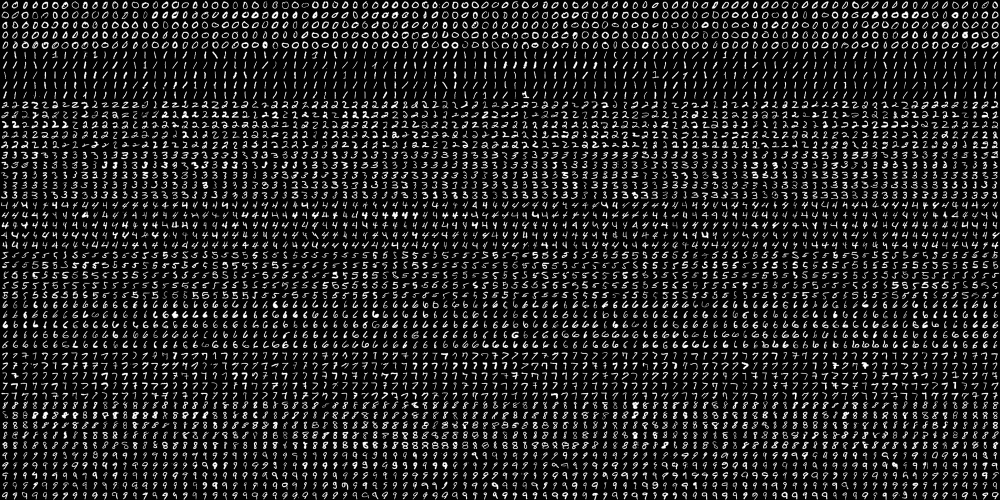
#> input picture digitsOCR/digits.png, 2000 x 1000 px (shown at 1/2 size)
$ python ocrlearnKnn.py   (older library calls are emulated)
#> lines starting #> are read from the running program, lines starting #| are printed output that depends on the picture; after the words box and inside, x2 and y2 are one past the last pixel; in counts of white or black regions, pixels touching at a corner belong together
import cv2
import numpy as np


def initKnn():
    knn = cv2.ml.KNearest_create()
    img = cv2.imread('digits.png')
#> img is the input picture: shape (1000, 2000, 3); min 0, max 255, mean 33.8
    gray = cv2.cvtColor(img, cv2.COLOR_BGR2GRAY)
    cells = [np.hsplit(row, 100) for row in np.vsplit(gray, 50)]
#> cells = 50 items
    train = np.array(cells).reshape(-1, 400).astype(np.float32)
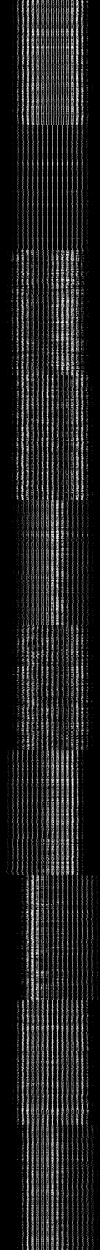
#> train: shape (5000, 400) float32 (shown at 1/4 size); min 0, max 255, mean 33.8
    trainLabel = np.repeat(np.arange(10), 500)
    return knn, train, trainLabel


def updateKnn(knn, train, trainLabel, newData=None, newDataLabel=None):
    if newData != None and newDataLabel != None:
        print(train.shape, newData.shape)
        newData = newData.reshape(-1, 400).astype(np.float32)
        train = np.vstack((train, newData))
        trainLabel = np.hstack((trainLabel, newDataLabel))
    knn.train(train, cv2.ml.ROW_SAMPLE, trainLabel)
    return knn, train, trainLabel


def findRoi(frame, thresValue):
    rois = []  # 初始化rois列表
    gray = cv2.cvtColor(frame, cv2.COLOR_BGR2GRAY)  # 当前帧图像转为灰度图
    gray2 = cv2.dilate(gray, None, iterations=2)  # 膨胀图像
    gray2 = cv2.erode(gray2, None, iterations=2)  # 腐蚀图像
    edges = cv2.absdiff(gray, gray2)  # 求两幅图的差的绝对值
    x = cv2.Sobel(edges, cv2.CV_16S, 1, 0)  # 过x方向的Sobel算子
    y = cv2.Sobel(edges, cv2.CV_16S, 0, 1)  # 过y方向的Sobel算子
    absX = cv2.convertScaleAbs(x)  # 转换输入数组元素成8位无符号整型
    absY = cv2.convertScaleAbs(y)
    dst = cv2.addWeighted(absX, 0.5, absY, 0.5, 0)  # 计算加权和
    ret, ddst = cv2.threshold(dst, thresValue, 255, cv2.THRESH_BINARY)  # 关于threshold进行二值化
    im, contours, hierarchy = cv2.findContours(ddst, cv2.RETR_EXTERNAL, cv2.CHAIN_APPROX_SIMPLE)  # 检测轮廓
    for c in contours:
        x, y, w, h = cv2.boundingRect(c)
        if w > 10 and h > 20:
            rois.append((x, y, w, h))
    return rois, edges


def findDigit(knn, roi, thresValue):
    ret, th = cv2.threshold(roi, thresValue, 255, cv2.THRESH_BINARY)  # 关于threshold进行二值化
    th = cv2.resize(th, (20, 20))  # ROI归一化
    out = th.reshape(-1, 400).astype(np.float32)
    ret, result, neighbours, dist = knn.findNearest(out, k=5)  # 利用kNN分类器识别是哪个数字
    return int(result[0][0]), th


def concatenate(images):
    n = len(images)
    output = np.zeros(20 * 20 * n).reshape(-1, 20)
    for i in range(n):
        output[20 * i:20 * (i + 1), :] = images[i]
    return output


knn, train, trainLabel = initKnn()
#> trainLabel = 5000 values from 0 to 9
knn, train, trainLabel = updateKnn(knn, train, trainLabel)
cap = cv2.VideoCapture(0)
width = cap.get(cv2.CAP_PROP_FRAME_WIDTH)
height = cap.get(cv2.CAP_PROP_FRAME_HEIGHT)
# width = 426*2
# height = 480
videoFrame = cv2.VideoWriter('frame.avi', cv2.VideoWriter_fourcc('M', 'J', 'P', 'G'), 25, (int(width), int(height)),
                             True)
count = 0
while True:
    ret, frame = cap.read()
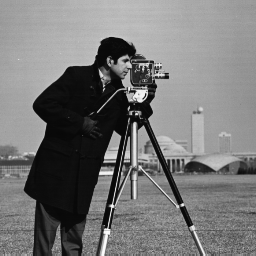
#> input picture 2017数字图像处理课程实验一/cameraman.tif, 256 x 256 px, given in place of the camera
#> frame is the input picture: shape (256, 256, 3); min 7, max 253, mean 118.7
    frame = frame[:, :int(width / 2)]
#> frame: shape (256, 128, 3)
    rois, edges = findRoi(frame, 50)
#> in findRoi, `y = cv2.Sobel(edges, cv2.CV_16S, 0, 1)`:
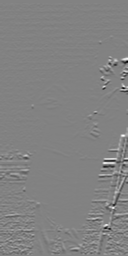
#> y: shape (256, 128) int16; min -620, max 595, mean 0.5; drawn with min black and max white
#> in findRoi, `ret, ddst = cv2.threshold(dst, thresValue, 255, cv2.THRESH_BINARY)`:
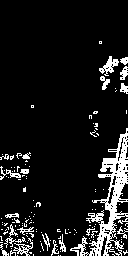
#> ddst: shape (256, 128); 10.7% white; 143 white regions (122 under 20 px)
#> in findRoi, `ret, ddst = cv2.threshold(dst, thresValue, 255, cv2.THRESH_BINARY)`: ret = 50
#> in findRoi, `im, contours, hierarchy = cv2.findContours(ddst, cv2.RETR_EXTERNAL, cv..`: contours = 142 contours, 126 with area under 20; largest, box (x1, y1, x2, y2) and area: (70, 128, 128, 256) 1848, (99, 56, 119, 76) 138, (13, 238, 33, 256) 101, (0, 166, 21, 180) 57, (4, 224, 26, 248) 55
#> the loop in findRoi, `for c in contours:` made 142 passes
#> (x, y, w, h) on passes 1, 2, 3, 7, 8, 9, 10, 12, 13, 14, 15, 16: (60, 255, 1, 1), (58, 255, 1, 1), (17, 255, 1, 1), (60, 251, 1, 1), (40, 251, 1, 1), (123, 250, 5, 5), (10, 250, 6, 6), (11, 248, 1, 1), (89, 246, 1, 1), (0, 244, 9, 12), (41, 243, 3, 8), (27, 242, 1, 1)
#> (c, x, y, w, h) on passes 4, 5, 6, 11, 17, 18: ([[112, 254], [113, 254], [114, 255], [113, 254]], 112, 254, 3, 2), ([[33, 254], [33, 255]], 33, 254, 1, 2), ([[29, 252], [30, 253], [31, 253], [31, 252]], 29, 252, 3, 2), ([[57, 249], [56, 250]], 56, 249, 2, 2), ([[0, 242], [2, 242]], 0, 242, 3, 1), ([[121, 241], [121, 242]], 121, 241, 1, 2)
#> after the loop in findRoi, `for c in contours:`: rois = [(4, 224, 22, 24), (70, 128, 58, 128)]
#> rois = [(4, 224, 22, 24), (70, 128, 58, 128)]
    digits = []
    for r in rois:
        x, y, w, h = r
        digit, th = findDigit(knn, edges[y:y + h, x:x + w], 50)
        digits.append(cv2.resize(th, (20, 20)))
        cv2.rectangle(frame, (x, y), (x + w, y + h), (153, 153, 0), 2)
        cv2.putText(frame, str(digit), (x, y), cv2.FONT_HERSHEY_SIMPLEX, 1, (127, 0, 255), 2)
#> this loop made 2 passes
#> (x, y, w, h, result in findDigit, neighbours in findDigit, dist in findDigit) on passes 1 to 2: (4, 224, 22, 24, [1], [[1, 1, 8, 1, 4]], [[680177, 723156, 800903, 810054, 833458]]), (70, 128, 58, 128, [1], [[8, 6, 7, 1, 5]], [[2762412, 2777408, 2794887, 2799378, 2864535]])
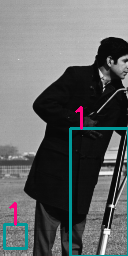
#> frame: shape (256, 128, 3); mean B, G, R 100.8, 100.1, 96.8
#> after the loop, digits = 2 items
    newEdges = cv2.cvtColor(edges, cv2.COLOR_GRAY2BGR)
    newFrame = np.hstack((frame, newEdges))
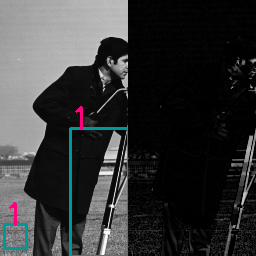
#> newFrame: shape (256, 256, 3); mean B, G, R 54.2, 53.9, 52.2
    cv2.imshow('frame', newFrame)
    videoFrame.write(newFrame)
    key = cv2.waitKey(1) & 0xff
#> (key x is pressed here)
    if key == ord(' '):
        break
    elif key == ord('x'):
        Nd = len(digits)
#> Nd = 2
        output = concatenate(digits)
        showDigits = cv2.resize(output, (60, 60 * Nd))
        cv2.imshow('digits', showDigits)
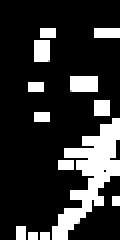
#> window 'digits': shape (120, 60) (shown 2 times larger); min 0, max 255, mean 49.7
        cv2.imwrite(str(count) + '.png', showDigits)
        count += 1
        if cv2.waitKey(0) & 0xff == ord('e'):
#> (key x is pressed here)
            pass
        print('input the ' + str(Nd) + ' digits(separate by space):')
#| input the 2 digits(separate by space):
        numbers = input().split(' ')
        Nn = len(numbers)
        if Nd != Nn:
            print('update KNN fail!' + str(Nn))
            continue
        try:
            for i in range(Nn):
                numbers[i] = int(numbers[i])
        except:
            continue
        knn, train, trainLabel = updateKnn(knn, train, trainLabel, output, numbers)
        print('update KNN, Done!')

print('Numbers of trained images:', len(train))
#| Numbers of trained images: 5000
print('Numbers of trained image labels', len(trainLabel))
#| Numbers of trained image labels 5000
cap.release()
cv2.destroyAllWindows()
